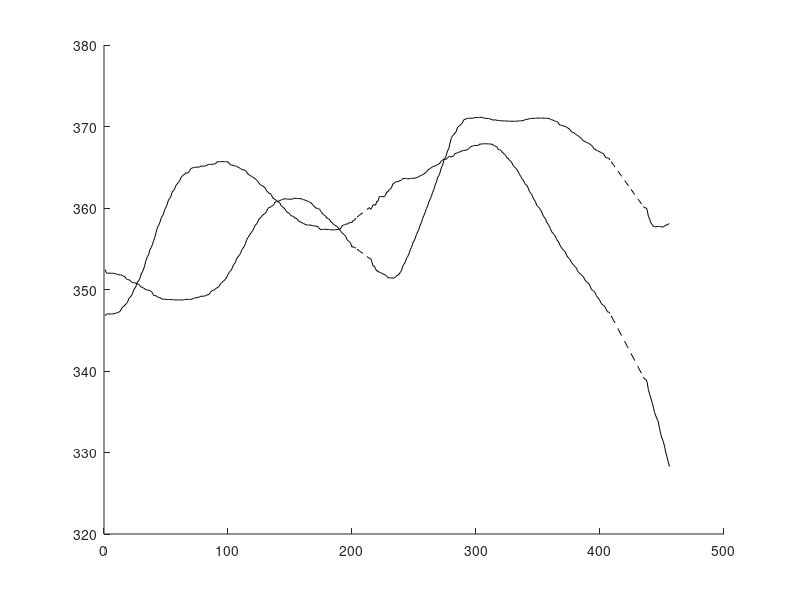

The MATLAB source for this figure: (Note: this script raises an error after producing the figure.)
clear; close all; clc;
%% Import data
sprinter = importdata('sprinter_xypts.csv', ',', 1);
teamsport = importdata('teamsport_xypts.csv', ',', 1);

output = 1;     % Write to output
%% Fill gaps with elite's hip marker
set(figure(1),'WindowStyle','docked'); cla
hold on
plot(sprinter.data(:,1:2), 'k-')

while ~all(~isnan(sprinter.data(:,1)))
    % Find start and end of first missing section
    idx1 = find(isnan(sprinter.data(:,1)), 1);
    idx2 = idx1 + find(~isnan(sprinter.data(idx1:end,1)), 1) -1;
    
    % Cublic spline interpolation
    sprinter.data(idx1:idx2, 1:2) = interp1([idx1-1 idx2]', ...
               [sprinter.data(idx1-1,1:2); sprinter.data(idx2,1:2)], ...
               idx1:idx2, 'spline');
                                  
   % Plot filled section
   plot(idx1:idx2, sprinter.data(idx1:idx2,1:2), 'k--')
    
end

% 3D array with sprinter 1 and teamsport 2
points = cat(3, sprinter.data, teamsport.data);

%% Process data, filter etc
% Find appropiate cutoff
% for i = 1:size(pointsG, 2)
%     col = i;
%     set(figure(2), 'WindowStyle','docked'); cla
%     hold on
%     plot(pointsG(:,col), 'k--', 'DisplayName', 'raw')
%     cutoffs = [8 10 15 20];
%     for j = 1:length(cutoffs)
%         pfilt = tr_filterDP(pointsG(:,col), 1000, cutoffs(j), 'low', 2);
%         plot(pfilt, 'DisplayName', num2str(cutoffs(j)), 'LineWidth', 1.5)
%     end
%     legend('show', 'location', 'bestoutside')
%     keyboard;
%     pause(1);
% end

% Filter
cutoff = 15;

% Reorder to 2D array then filter
points_f = reshape(...
              tr_filterDP(reshape(points, [456 16]), 1000, cutoff, 'low', 2),...
              [456 8 2]);

set(figure(2),'WindowStyle','docked')
hold on
plot(points(:,1,1))
plot(points_f(:,1,1))
title('Filtered data')
legend('raw', 'filtered')

%% Calculate segment angles
Q = nan(size(points_f, 1), 3, 2);

for i = 1:3
    n = 9-2*i;        % Index sequence
    
    % Prox and dist JC
    p1 = points_f(:,n:n+1,:); p2 = points_f(:,n-2:n-1,:);   
    d = p2 - p1;        % dx,dy
    Q(:,i,:) = atan2d(d(:,2,:), d(:,1,:));      % Segment angles
end

% Plot to check
% set(figure(3),'WindowStyle','docked')
% for i = 1:2:length(pointsG_f)
%     subplot(2,1,1)
%     axis equal
%     cla;
%     line([pointsB_f(i,7) pointsB_f(i,5) pointsB_f(i,3) pointsB_f(i,1)],...
%          [pointsB_f(i,8) pointsB_f(i,6) pointsB_f(i,4) pointsB_f(i,2)])
%          
%     subplot(2,1,2)
%     cla
%     hold on
%     plot(q_B)
%     plot(i,q_B(i,:), 'ko')
%     legend('foot','shank','thigh')
%     
%     drawnow
% end

    %% Calculate CoM
% Segment: mass, length, CMprox, CMdist
% Foot:    1.385, 0.224, 0.142, 0.082
% Shank:   5.271, 0.453, 0.261, 0.192          
% Thigh:   12.54, 0.447, 0.258, 0.189
%
% CMX = (MA*(L1-L2)*COS(Q1)-(L4*MA-MB*(L3-L4))*COS(Q2)-(L6*MA+L6*MB-MC*(L5-L6))*COS(Q3))/(MA+MB+MC)
% CMY = (MA*(L1-L2)*SIN(Q1)-(L4*MA-MB*(L3-L4))*SIN(Q2)-(L6*MA+L6*MB-MC*(L5-L6))*SIN(Q3))/(MA+MB+MC)

l1=0.082; l2=0.224; l3=0.192; l4=0.453; l5=0.189; l6=0.447;
ma=1.385; mb=5.271; mc=12.54;

% CoM location x,y
cm(:,1,:) = (ma*(l1-l2).*cosd(Q(:,1,:))-(l4*ma-mb*(l3-l4)).* ...
            cosd(Q(:,2,:))-(l6*ma+l6*mb-mc*(l5-l6)).* ...
            cosd(Q(:,3,:)))/(ma+mb+mc);
cm(:,2,:) = (ma*(l1-l2).*sind(Q(:,1,:))-(l4*ma-mb*(l3-l4)).* ...
            sind(Q(:,2,:))-(l6*ma+l6*mb-mc*(l5-l6)).* ...
            sind(Q(:,3,:)))/(ma+mb+mc);

%% Reorder data
% Takeoff and touchdown frames for both legs estimated from video
% Videos recorded at 1000 Hz and synchronised to takeoff of markered leg
% Number of frames: 456
%                  ipsilateral | contralateral
% sprinter  to/td: 58/416        286/181
% teamsport to/td: 58/413        287/175 

% Swing leg CoM during contralateral stance (index to end incase simulation
% takes longer)
swingCM(1) = {cm(181:end,:,1)};
swingCM(2) = {cm(175:end,:,2)};

% Ipsilateral thigh angle during stance (assumed to be same for both legs)
% q3(1) = {[Q(416:end,3,1); Q(1:58,3,1)]};
% q3(2) = {[Q(413:end,3,2); Q(1:58,3,2)]};

set(figure(4),'WindowStyle','docked')
subplot(2,1,1); hold on; cla
plot(swingCM{1}(1:105,1)); plot(swingCM{2}(1:112,1));
title('CoM position relative to hip joint')
ylabel('x')
legend('sprinter', 'teamsport', 'location', 'southeast')

subplot(2,1,2); hold on; cla
plot(swingCM{1}(1:105,2)); plot(swingCM{2}(1:112,2));
ylabel('y')

%% Derivatives 
% Swing CoM
swingCM(2,:) = cellfun(@(x) tr_diff(x, 0.001), swingCM(1,:), ...
                        'UniformOutput', false);
swingCM(3,:) = cellfun(@(x) tr_diff(x, 0.001), swingCM(2,:), ...
                        'UniformOutput', false);

% Plot 
set(figure(5),'WindowStyle','docked')
set(figure(5), 'DefaultLineMarkerSize', 1.5)
titles = {'position','velocity','acceleration'};
for i = 1:3
    subplot(3,2,2*i-1); hold on; cla
    plot(swingCM{i,1}(1:105,1), 's')
    plot(swingCM{i,2}(1:112,1), 's')
    title([titles{i} ' x'])
    
    subplot(3,2,2*i); hold on; cla
    plot(swingCM{i,1}(1:105,2), 's')
    plot(swingCM{i,2}(1:112,2), 's')
    title([titles{i} ' y'])
end
subplot(3,2,2); legend('sprinter', 'teamsport');

%% Export data
if output
    % Column names
    colwidth = 13;
    precision = 5;
    colnames = ["PositionX","PositionY","VelocityX","VelocityY",...
                "AccelerationX","AccelerationY"];
    nametype = ['%-' num2str(colwidth) 's'];
    datatype = ['%' num2str(colwidth) '.' num2str(precision) 'E'];
    namefmt = [repmat([nametype ' '], 1, size(colnames,2)-1) nametype '\n'];
    datafmt = [repmat([datatype ' '], 1, size(colnames,2)-1) datatype '\n'];
    
    % Sprinter's technique
    fid = fopen('sprinter.txt', 'w');
    fprintf(fid, '%4d', size(swingCM{1,1},1));  % Data size
    fprintf(fid, '%4d', 2);                     % Header rows
    fprintf(fid, '%4d\n', colwidth+1);          % Column width
    fprintf(fid, namefmt, pad(colnames, colwidth, 'left'));
    fprintf(fid, datafmt, ...
                string(reshape(cat(3,swingCM{:,1}), ...
                        [size(swingCM{1,1}, 1) 6])'));
    fclose(fid);
    
    % Teamsports's technique
    fid = fopen('teamsport.txt', 'w');
    fprintf(fid, '%4d', size(swingCM{1,2},1));  % Data size
    fprintf(fid, '%4d', 2);                     % Header rows
    fprintf(fid, '%4d\n', colwidth+1);          % Column width
    fprintf(fid, namefmt, pad(colnames, colwidth, 'left'));
    fprintf(fid, datafmt, ...
                string(reshape(cat(3,swingCM{:,2}), ...
                        [size(swingCM{1,2}, 1) 6])'));
    fclose(fid);


end

